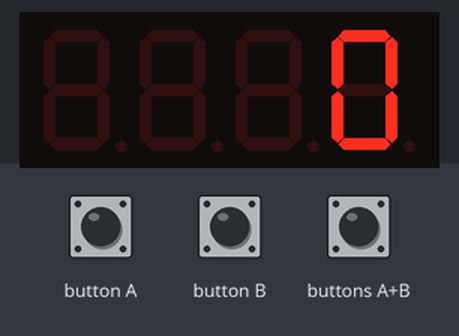
Recording of a program running on a simulated BBC micro:bit running MicroPython. Parts: 4-digit seven-segment display. The test bench sets the inputs (shaded band). Library files of the repository ran but are not shown: tm1637.py.

Above: at 1.2 s.
1.3 s: button A pressed for 0.15 s
At 1.6 s:
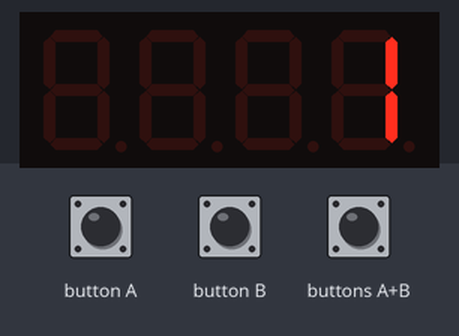
2.9 s: button A pressed for 1 s
At 3.8 s:
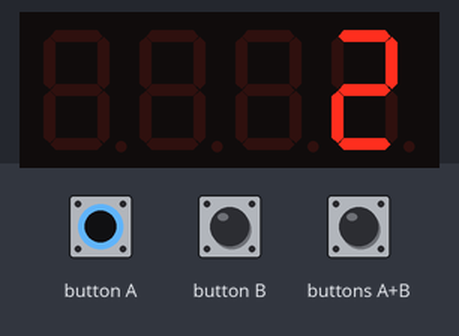
5.4 s: buttons A+B pressed for 0.15 s
At 6.3 s:
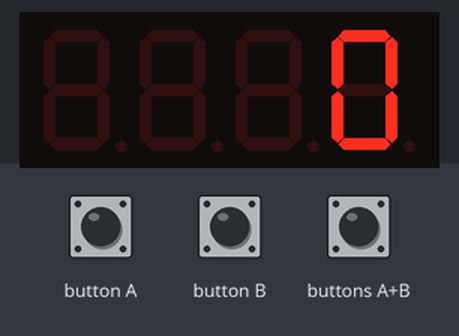
Timing chart, 0 to 8.4 s (numbered marks = the images above; inputs shaded):
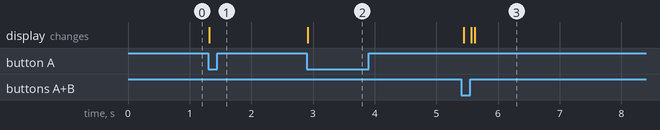

Measured:
- after the input at 1.3 s, the display: changes at once (image 1)
- after the input at 2.9 s, the display: changes at once (image 2)
- after the input at 5.4 s, the display: changes after 0.05 s (image 3)

The program:

main.py
```python
# Sample: zaehler  (TM1637 4-Digit-Anzeige)
# Board:   BBC micro:bit V2.2
# Sprache: MicroPython
#
# Ziel: Knopf A zaehlt hoch, Knopf B runter, A+B setzt auf 0 zurueck.
#       Wie das onboard-Sample "a-b-zaehler", nur mit der externen
#       4-stelligen Anzeige statt der LED-Matrix (Bereich 0..9999 statt 0..9).
#       Nutzt die Bibliothek tm1637.py (2. Datei im Projekt) - siehe README.
#
# --------------------------------------------------------------------------
# Verkabelung  (wie alle TM1637-Samples)
#   Anzeige CLK -> P1     Anzeige DIO -> P2
#   Anzeige VCC -> 3V     Anzeige GND -> GND
# --------------------------------------------------------------------------

from microbit import *
from tm1637 import TM1637

tm = TM1637(clk=pin1, dio=pin2, brightness=3)

zaehler = 0
tm.number(zaehler)

while True:
    # A + B zuerst pruefen, sonst wuerde es nur hoch- oder runterzaehlen
    if button_a.is_pressed() and button_b.is_pressed():
        zaehler = 0
    elif button_a.was_pressed():
        zaehler = zaehler + 1
    elif button_b.was_pressed():
        zaehler = zaehler - 1

    zaehler = max(0, min(9999, zaehler))
    tm.number(zaehler)
    sleep(50)
```
